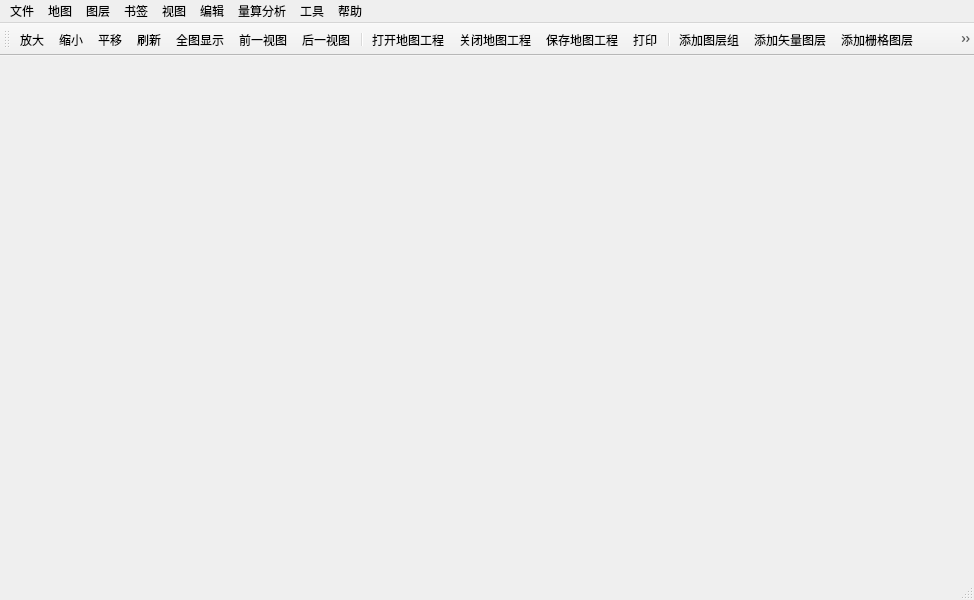
<?xml version="1.0" encoding="UTF-8"?>
<ui version="4.0">
 <class>myMainWindow</class>
 <widget class="QMainWindow" name="myMainWindow">
  <property name="geometry">
   <rect>
    <x>0</x>
    <y>0</y>
    <width>974</width>
    <height>600</height>
   </rect>
  </property>
  <property name="windowTitle">
   <string>GeoBeans&amp;地网软件-网络标绘打印系统</string>
  </property>
  <property name="windowIcon">
   <iconset resource="mymainwindowres.qrc">
    <normaloff>:/Resources/BFMapMaker.ico</normaloff>:/Resources/BFMapMaker.ico</iconset>
  </property>
  <widget class="QWidget" name="centralwidget"/>
  <widget class="QMenuBar" name="menubar">
   <property name="geometry">
    <rect>
     <x>0</x>
     <y>0</y>
     <width>974</width>
     <height>21</height>
    </rect>
   </property>
   <widget class="QMenu" name="menuFile">
    <property name="title">
     <string>文件</string>
    </property>
    <addaction name="actionOpenProject"/>
    <addaction name="actionSaveProject"/>
    <addaction name="actionSaveAsProject"/>
    <addaction name="actionCloseProject"/>
    <addaction name="separator"/>
    <addaction name="actionPrintMap"/>
    <addaction name="actionExit"/>
   </widget>
   <widget class="QMenu" name="menuLayer">
    <property name="title">
     <string>图层</string>
    </property>
    <widget class="QMenu" name="menuAddLayer">
     <property name="title">
      <string>添加图层</string>
     </property>
     <addaction name="actionAddVectorLayer"/>
     <addaction name="actionAddRaterLayer"/>
     <addaction name="actionMapService"/>
    </widget>
    <widget class="QMenu" name="menuSetDispScale">
     <property name="title">
      <string>设置显示比例</string>
     </property>
     <addaction name="actionSetMaxDispScale"/>
     <addaction name="actionSetMinDispScale"/>
    </widget>
    <addaction name="menuAddLayer"/>
    <addaction name="actionAddGroupLayer"/>
    <addaction name="actionRemoveLayer"/>
    <addaction name="menuSetDispScale"/>
   </widget>
   <widget class="QMenu" name="menuBookMark">
    <property name="title">
     <string>书签</string>
    </property>
    <addaction name="actionCreateBookMark"/>
    <addaction name="actionBookMarkManager"/>
   </widget>
   <widget class="QMenu" name="menuView">
    <property name="title">
     <string>视图</string>
    </property>
    <addaction name="actionLayOut"/>
    <addaction name="actionFullScrenn"/>
    <addaction name="separator"/>
    <addaction name="actionZoomIn"/>
    <addaction name="actionZoomout"/>
    <addaction name="actionMove"/>
    <addaction name="actionRefresh"/>
    <addaction name="actionFullMap"/>
    <addaction name="actionPreviousView"/>
    <addaction name="actionNextView"/>
   </widget>
   <widget class="QMenu" name="menuMeasure">
    <property name="title">
     <string>量算分析</string>
    </property>
    <addaction name="actionDist"/>
    <addaction name="actionArea"/>
    <addaction name="actionMeasureAngle"/>
    <addaction name="actionMeasureFlyTime"/>
    <addaction name="separator"/>
    <addaction name="actionBufferAnalysis"/>
   </widget>
   <widget class="QMenu" name="menuEdit">
    <property name="title">
     <string>编辑</string>
    </property>
    <addaction name="actionPntSel"/>
    <addaction name="actionSelectFeatures"/>
    <addaction name="actionCircleSel"/>
    <addaction name="actionPolygonSel"/>
    <addaction name="actionClear"/>
    <addaction name="separator"/>
   </widget>
   <widget class="QMenu" name="menuTools">
    <property name="title">
     <string>工具</string>
    </property>
    <addaction name="actionOpenSymbolLibrary"/>
    <addaction name="separator"/>
    <addaction name="actionDataMerge"/>
    <addaction name="actionOpenPolySymbols"/>
    <addaction name="actionOpenPntSymbols"/>
    <addaction name="actionOpenLineSymbols"/>
    <addaction name="actionLayerAnalysis"/>
    <addaction name="separator"/>
    <addaction name="actionOptions"/>
   </widget>
   <widget class="QMenu" name="menuHelp">
    <property name="title">
     <string>帮助</string>
    </property>
    <addaction name="actionAbout"/>
    <addaction name="actionHelpDocs"/>
   </widget>
   <widget class="QMenu" name="menuMap">
    <property name="title">
     <string>地图</string>
    </property>
    <addaction name="actionSQLQuery"/>
    <addaction name="actionMapProperties"/>
   </widget>
   <addaction name="menuFile"/>
   <addaction name="menuMap"/>
   <addaction name="menuLayer"/>
   <addaction name="menuBookMark"/>
   <addaction name="menuView"/>
   <addaction name="menuEdit"/>
   <addaction name="menuMeasure"/>
   <addaction name="menuTools"/>
   <addaction name="menuHelp"/>
  </widget>
  <widget class="QStatusBar" name="statusbar"/>
  <widget class="QToolBar" name="toolBar">
   <property name="windowTitle">
    <string>toolBar</string>
   </property>
   <property name="iconSize">
    <size>
     <width>16</width>
     <height>16</height>
    </size>
   </property>
   <attribute name="toolBarArea">
    <enum>TopToolBarArea</enum>
   </attribute>
   <attribute name="toolBarBreak">
    <bool>false</bool>
   </attribute>
   <addaction name="actionZoomIn"/>
   <addaction name="actionZoomout"/>
   <addaction name="actionMove"/>
   <addaction name="actionRefresh"/>
   <addaction name="actionFullMap"/>
   <addaction name="actionPreviousView"/>
   <addaction name="actionNextView"/>
   <addaction name="separator"/>
   <addaction name="actionOpenProject"/>
   <addaction name="actionCloseProject"/>
   <addaction name="actionSaveProject"/>
   <addaction name="actionPrintMap"/>
   <addaction name="separator"/>
   <addaction name="actionAddGroupLayer"/>
   <addaction name="actionAddVectorLayer"/>
   <addaction name="actionAddRaterLayer"/>
   <addaction name="actionMapService"/>
   <addaction name="actionRemoveLayer"/>
   <addaction name="separator"/>
   <addaction name="actionPntSel"/>
   <addaction name="actionSelectFeatures"/>
   <addaction name="actionCircleSel"/>
   <addaction name="actionPolygonSel"/>
   <addaction name="actionClear"/>
   <addaction name="separator"/>
   <addaction name="actionDist"/>
   <addaction name="actionArea"/>
   <addaction name="separator"/>
   <addaction name="actionLine"/>
   <addaction name="actionZone"/>
   <addaction name="actionText"/>
   <addaction name="actionSVG"/>
   <addaction name="separator"/>
   <addaction name="actionLayOut"/>
   <addaction name="actionFullScrenn"/>
   <addaction name="action3DView"/>
   <addaction name="separator"/>
  </widget>
  <action name="actionOpenProject">
   <property name="icon">
    <iconset resource="mymainwindowres.qrc">
     <normaloff>:/Resources/mActionOpenProject.png</normaloff>:/Resources/mActionOpenProject.png</iconset>
   </property>
   <property name="text">
    <string>打开地图工程</string>
   </property>
   <property name="iconVisibleInMenu">
    <bool>true</bool>
   </property>
  </action>
  <action name="actionCloseProject">
   <property name="icon">
    <iconset resource="mymainwindowres.qrc">
     <normaloff>:/Resources/mActionCloseProject.png</normaloff>:/Resources/mActionCloseProject.png</iconset>
   </property>
   <property name="text">
    <string>关闭地图工程</string>
   </property>
   <property name="iconVisibleInMenu">
    <bool>true</bool>
   </property>
  </action>
  <action name="actionExit">
   <property name="icon">
    <iconset resource="mymainwindowres.qrc">
     <normaloff>:/Resources/mActionExit.png</normaloff>:/Resources/mActionExit.png</iconset>
   </property>
   <property name="text">
    <string>退出 </string>
   </property>
   <property name="iconVisibleInMenu">
    <bool>true</bool>
   </property>
  </action>
  <action name="actionAddVectorLayer">
   <property name="icon">
    <iconset resource="mymainwindowres.qrc">
     <normaloff>:/Resources/mActionAddVectorLayer.png</normaloff>:/Resources/mActionAddVectorLayer.png</iconset>
   </property>
   <property name="text">
    <string>添加矢量图层</string>
   </property>
   <property name="iconVisibleInMenu">
    <bool>true</bool>
   </property>
  </action>
  <action name="actionAddRaterLayer">
   <property name="icon">
    <iconset resource="mymainwindowres.qrc">
     <normaloff>:/Resources/mActionAddRasterLayer.png</normaloff>:/Resources/mActionAddRasterLayer.png</iconset>
   </property>
   <property name="text">
    <string>添加栅格图层</string>
   </property>
   <property name="iconVisibleInMenu">
    <bool>true</bool>
   </property>
  </action>
  <action name="actionZoomIn">
   <property name="icon">
    <iconset resource="mymainwindowres.qrc">
     <normaloff>:/Resources/ZoomOut.png</normaloff>:/Resources/ZoomOut.png</iconset>
   </property>
   <property name="text">
    <string>放大</string>
   </property>
   <property name="iconVisibleInMenu">
    <bool>true</bool>
   </property>
  </action>
  <action name="actionZoomout">
   <property name="icon">
    <iconset resource="mymainwindowres.qrc">
     <normaloff>:/Resources/ZoomIn.png</normaloff>:/Resources/ZoomIn.png</iconset>
   </property>
   <property name="text">
    <string>缩小</string>
   </property>
   <property name="iconVisibleInMenu">
    <bool>true</bool>
   </property>
  </action>
  <action name="actionMove">
   <property name="icon">
    <iconset resource="mymainwindowres.qrc">
     <normaloff>:/Resources/mActionPan.png</normaloff>:/Resources/mActionPan.png</iconset>
   </property>
   <property name="text">
    <string>平移</string>
   </property>
   <property name="iconVisibleInMenu">
    <bool>true</bool>
   </property>
  </action>
  <action name="actionRemoveLayer">
   <property name="icon">
    <iconset resource="mymainwindowres.qrc">
     <normaloff>:/Resources/mActionRemoveLayer.png</normaloff>:/Resources/mActionRemoveLayer.png</iconset>
   </property>
   <property name="text">
    <string>移除图层(组)</string>
   </property>
   <property name="iconVisibleInMenu">
    <bool>true</bool>
   </property>
  </action>
  <action name="actionSelectFeatures">
   <property name="icon">
    <iconset resource="mymainwindowres.qrc">
     <normaloff>:/Resources/mActionRectSelection.png</normaloff>:/Resources/mActionRectSelection.png</iconset>
   </property>
   <property name="text">
    <string>框选</string>
   </property>
   <property name="iconVisibleInMenu">
    <bool>true</bool>
   </property>
  </action>
  <action name="actionClear">
   <property name="enabled">
    <bool>true</bool>
   </property>
   <property name="icon">
    <iconset resource="mymainwindowres.qrc">
     <normaloff>:/Resources/mActionClearSelection.png</normaloff>:/Resources/mActionClearSelection.png</iconset>
   </property>
   <property name="text">
    <string>清除选择</string>
   </property>
   <property name="iconVisibleInMenu">
    <bool>true</bool>
   </property>
  </action>
  <action name="actionDist">
   <property name="enabled">
    <bool>true</bool>
   </property>
   <property name="icon">
    <iconset resource="mymainwindowres.qrc">
     <normaloff>:/Resources/mActionMeasureDistance.png</normaloff>:/Resources/mActionMeasureDistance.png</iconset>
   </property>
   <property name="text">
    <string>测量距离</string>
   </property>
   <property name="iconVisibleInMenu">
    <bool>true</bool>
   </property>
  </action>
  <action name="actionArea">
   <property name="enabled">
    <bool>true</bool>
   </property>
   <property name="icon">
    <iconset resource="mymainwindowres.qrc">
     <normaloff>:/Resources/mActionMeasureArea.png</normaloff>:/Resources/mActionMeasureArea.png</iconset>
   </property>
   <property name="text">
    <string>测量面积</string>
   </property>
   <property name="iconVisibleInMenu">
    <bool>true</bool>
   </property>
  </action>
  <action name="actionText">
   <property name="icon">
    <iconset resource="mymainwindowres.qrc">
     <normaloff>:/Resources/mActionText.png</normaloff>:/Resources/mActionText.png</iconset>
   </property>
   <property name="text">
    <string>文本</string>
   </property>
   <property name="iconVisibleInMenu">
    <bool>true</bool>
   </property>
  </action>
  <action name="actionSVG">
   <property name="icon">
    <iconset resource="mymainwindowres.qrc">
     <normaloff>:/Resources/mActionSVG.png</normaloff>:/Resources/mActionSVG.png</iconset>
   </property>
   <property name="text">
    <string>SVG</string>
   </property>
   <property name="iconVisibleInMenu">
    <bool>true</bool>
   </property>
  </action>
  <action name="actionLine">
   <property name="enabled">
    <bool>true</bool>
   </property>
   <property name="icon">
    <iconset resource="mymainwindowres.qrc">
     <normaloff>:/Resources/mActionDrawLine.png</normaloff>:/Resources/mActionDrawLine.png</iconset>
   </property>
   <property name="text">
    <string>航线绘制</string>
   </property>
   <property name="iconVisibleInMenu">
    <bool>true</bool>
   </property>
  </action>
  <action name="actionZone">
   <property name="enabled">
    <bool>true</bool>
   </property>
   <property name="icon">
    <iconset resource="mymainwindowres.qrc">
     <normaloff>:/Resources/mActionDrawPolygon.png</normaloff>:/Resources/mActionDrawPolygon.png</iconset>
   </property>
   <property name="text">
    <string>区域绘制</string>
   </property>
   <property name="iconVisibleInMenu">
    <bool>true</bool>
   </property>
  </action>
  <action name="actionRefresh">
   <property name="enabled">
    <bool>true</bool>
   </property>
   <property name="icon">
    <iconset resource="mymainwindowres.qrc">
     <normaloff>:/Resources/mActionRefresh.png</normaloff>:/Resources/mActionRefresh.png</iconset>
   </property>
   <property name="text">
    <string>刷新</string>
   </property>
   <property name="iconVisibleInMenu">
    <bool>true</bool>
   </property>
  </action>
  <action name="actionFullMap">
   <property name="enabled">
    <bool>true</bool>
   </property>
   <property name="icon">
    <iconset resource="mymainwindowres.qrc">
     <normaloff>:/Resources/mActionFullMap.png</normaloff>:/Resources/mActionFullMap.png</iconset>
   </property>
   <property name="text">
    <string>全图显示</string>
   </property>
   <property name="iconVisibleInMenu">
    <bool>true</bool>
   </property>
  </action>
  <action name="actionPreviousView">
   <property name="enabled">
    <bool>true</bool>
   </property>
   <property name="icon">
    <iconset resource="mymainwindowres.qrc">
     <normaloff>:/Resources/mActionPrevious.png</normaloff>:/Resources/mActionPrevious.png</iconset>
   </property>
   <property name="text">
    <string>前一视图</string>
   </property>
   <property name="iconVisibleInMenu">
    <bool>true</bool>
   </property>
  </action>
  <action name="actionNextView">
   <property name="enabled">
    <bool>true</bool>
   </property>
   <property name="icon">
    <iconset resource="mymainwindowres.qrc">
     <normaloff>:/Resources/mActionNext.png</normaloff>:/Resources/mActionNext.png</iconset>
   </property>
   <property name="text">
    <string>后一视图</string>
   </property>
   <property name="iconVisibleInMenu">
    <bool>true</bool>
   </property>
  </action>
  <action name="actionMapService">
   <property name="enabled">
    <bool>true</bool>
   </property>
   <property name="icon">
    <iconset resource="mymainwindowres.qrc">
     <normaloff>:/Resources/mActionAddMapService.png</normaloff>:/Resources/mActionAddMapService.png</iconset>
   </property>
   <property name="text">
    <string>添加地图服务</string>
   </property>
   <property name="iconVisibleInMenu">
    <bool>true</bool>
   </property>
  </action>
  <action name="actionAddGroupLayer">
   <property name="enabled">
    <bool>true</bool>
   </property>
   <property name="icon">
    <iconset resource="mymainwindowres.qrc">
     <normaloff>:/Resources/mActionAddGroupLayer.png</normaloff>:/Resources/mActionAddGroupLayer.png</iconset>
   </property>
   <property name="text">
    <string>添加图层组</string>
   </property>
   <property name="iconVisibleInMenu">
    <bool>true</bool>
   </property>
  </action>
  <action name="actionSetMaxDispScale">
   <property name="enabled">
    <bool>true</bool>
   </property>
   <property name="text">
    <string>设置最大显示比例</string>
   </property>
  </action>
  <action name="actionSetMinDispScale">
   <property name="text">
    <string>设置最小显示比例</string>
   </property>
  </action>
  <action name="actionCircleSel">
   <property name="icon">
    <iconset resource="mymainwindowres.qrc">
     <normaloff>:/Resources/mActionCircleSelection.png</normaloff>:/Resources/mActionCircleSelection.png</iconset>
   </property>
   <property name="text">
    <string>圆选</string>
   </property>
   <property name="iconVisibleInMenu">
    <bool>true</bool>
   </property>
  </action>
  <action name="actionPolygonSel">
   <property name="icon">
    <iconset resource="mymainwindowres.qrc">
     <normaloff>:/Resources/mActionPolySelection.png</normaloff>:/Resources/mActionPolySelection.png</iconset>
   </property>
   <property name="text">
    <string>多边形选</string>
   </property>
   <property name="iconVisibleInMenu">
    <bool>true</bool>
   </property>
  </action>
  <action name="actionCreateBookMark">
   <property name="icon">
    <iconset resource="mymainwindowres.qrc">
     <normaloff>:/Resources/mActionAddBookmark.png</normaloff>:/Resources/mActionAddBookmark.png</iconset>
   </property>
   <property name="text">
    <string>创建...</string>
   </property>
   <property name="iconVisibleInMenu">
    <bool>true</bool>
   </property>
  </action>
  <action name="actionBookMarkManager">
   <property name="icon">
    <iconset resource="mymainwindowres.qrc">
     <normaloff>:/Resources/mActionBookmarkManager.png</normaloff>:/Resources/mActionBookmarkManager.png</iconset>
   </property>
   <property name="text">
    <string>管理...</string>
   </property>
   <property name="iconVisibleInMenu">
    <bool>true</bool>
   </property>
  </action>
  <action name="actionSaveProject">
   <property name="icon">
    <iconset resource="mymainwindowres.qrc">
     <normaloff>:/Resources/mActionSaveProject.png</normaloff>:/Resources/mActionSaveProject.png</iconset>
   </property>
   <property name="text">
    <string>保存地图工程</string>
   </property>
   <property name="iconVisibleInMenu">
    <bool>true</bool>
   </property>
  </action>
  <action name="actionSaveAsProject">
   <property name="icon">
    <iconset resource="mymainwindowres.qrc">
     <normaloff>:/Resources/mActionSaveAsProject.png</normaloff>:/Resources/mActionSaveAsProject.png</iconset>
   </property>
   <property name="text">
    <string>另存为...</string>
   </property>
   <property name="iconVisibleInMenu">
    <bool>true</bool>
   </property>
  </action>
  <action name="actionPntSel">
   <property name="enabled">
    <bool>true</bool>
   </property>
   <property name="icon">
    <iconset resource="mymainwindowres.qrc">
     <normaloff>:/Resources/mActionPntSelection.png</normaloff>:/Resources/mActionPntSelection.png</iconset>
   </property>
   <property name="text">
    <string>点选</string>
   </property>
   <property name="iconVisibleInMenu">
    <bool>true</bool>
   </property>
  </action>
  <action name="actionAbout">
   <property name="icon">
    <iconset resource="mymainwindowres.qrc">
     <normaloff>:/Resources/mActionAbout.png</normaloff>:/Resources/mActionAbout.png</iconset>
   </property>
   <property name="text">
    <string>关于...</string>
   </property>
   <property name="iconVisibleInMenu">
    <bool>true</bool>
   </property>
  </action>
  <action name="actionHelpDocs">
   <property name="icon">
    <iconset resource="mymainwindowres.qrc">
     <normaloff>:/Resources/mActionHelpDocs.png</normaloff>:/Resources/mActionHelpDocs.png</iconset>
   </property>
   <property name="text">
    <string>帮助文档</string>
   </property>
   <property name="iconVisibleInMenu">
    <bool>true</bool>
   </property>
  </action>
  <action name="actionOpenSymbolLibrary">
   <property name="icon">
    <iconset resource="mymainwindowres.qrc">
     <normaloff>:/Resources/mActionOpenSymbolLibrary.png</normaloff>:/Resources/mActionOpenSymbolLibrary.png</iconset>
   </property>
   <property name="text">
    <string>符号库...</string>
   </property>
   <property name="iconVisibleInMenu">
    <bool>true</bool>
   </property>
  </action>
  <action name="actionOpenPntSymbols">
   <property name="text">
    <string>投影变换</string>
   </property>
  </action>
  <action name="actionOpenLineSymbols">
   <property name="text">
    <string>地图裁剪</string>
   </property>
  </action>
  <action name="actionOpenPolySymbols">
   <property name="text">
    <string>数据配准</string>
   </property>
  </action>
  <action name="actionOptions">
   <property name="icon">
    <iconset resource="mymainwindowres.qrc">
     <normaloff>:/Resources/mActionOptions.png</normaloff>:/Resources/mActionOptions.png</iconset>
   </property>
   <property name="text">
    <string>选项...</string>
   </property>
   <property name="iconVisibleInMenu">
    <bool>true</bool>
   </property>
  </action>
  <action name="actionLayOut">
   <property name="icon">
    <iconset resource="mymainwindowres.qrc">
     <normaloff>:/Resources/mActionLayOut.png</normaloff>:/Resources/mActionLayOut.png</iconset>
   </property>
   <property name="text">
    <string>显示排版打印</string>
   </property>
   <property name="iconVisibleInMenu">
    <bool>true</bool>
   </property>
  </action>
  <action name="actionPrintMap">
   <property name="icon">
    <iconset resource="mymainwindowres.qrc">
     <normaloff>:/Resources/mActionPrint.png</normaloff>:/Resources/mActionPrint.png</iconset>
   </property>
   <property name="text">
    <string>打印...</string>
   </property>
   <property name="iconVisibleInMenu">
    <bool>true</bool>
   </property>
  </action>
  <action name="actionFullScrenn">
   <property name="icon">
    <iconset resource="mymainwindowres.qrc">
     <normaloff>:/Resources/mActionFullScreen.png</normaloff>:/Resources/mActionFullScreen.png</iconset>
   </property>
   <property name="text">
    <string>全屏显示</string>
   </property>
   <property name="iconVisibleInMenu">
    <bool>true</bool>
   </property>
  </action>
  <action name="actionDataMerge">
   <property name="text">
    <string>数据合并</string>
   </property>
  </action>
  <action name="actionMeasureAngle">
   <property name="text">
    <string>测量角度</string>
   </property>
  </action>
  <action name="actionMeasureFlyTime">
   <property name="text">
    <string>飞行时间计算</string>
   </property>
  </action>
  <action name="actionLayerAnalysis">
   <property name="text">
    <string>图层运算</string>
   </property>
  </action>
  <action name="actionBufferAnalysis">
   <property name="text">
    <string>缓充区分析</string>
   </property>
  </action>
  <action name="actionSQLQuery">
   <property name="text">
    <string>SQL查询</string>
   </property>
  </action>
  <action name="actionMapProperties">
   <property name="checkable">
    <bool>true</bool>
   </property>
   <property name="text">
    <string>地图属性</string>
   </property>
  </action>
  <action name="action3DView">
   <property name="checkable">
    <bool>false</bool>
   </property>
   <property name="checked">
    <bool>false</bool>
   </property>
   <property name="icon">
    <iconset resource="mymainwindowres.qrc">
     <normaloff>:/Resources/mAction3DView.png</normaloff>:/Resources/mAction3DView.png</iconset>
   </property>
   <property name="text">
    <string>三维窗口</string>
   </property>
  </action>
 </widget>
 <resources>
  <include location="mymainwindowres.qrc"/>
 </resources>
 <connections/>
</ui>
